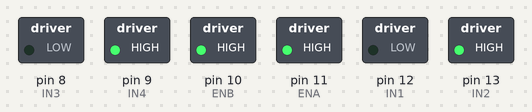
The sketch below on a simulated Arduino Uno, built with avr-gcc and run on an emulated ATmega328P. Shown: switched loads named in the sketch (green lamp = pin HIGH).

Above: at 0.1 s.
Timing chart, 0 to 1.6 s (numbered marks = the images above):
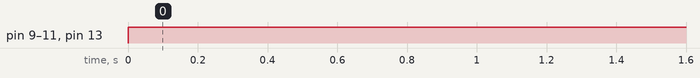

Measured:
- by itself, pin 9 (IN4), pin 10 (ENB), pin 11 (ENA), pin 13 (IN2): LOW → HIGH at 0.00 s

The sketch:

Arduino_Motordrive.ino
```cpp
void setup()
{

  pinMode(8, OUTPUT);  //IN3
  pinMode(9, OUTPUT);  //IN4
  pinMode(10, OUTPUT);  //ENB
  pinMode(11, OUTPUT);  //ENA
  pinMode(12, OUTPUT);  //IN1
  pinMode(13, OUTPUT);  //IN2


}

void loop()
{
  digitalWrite(13, HIGH);
  digitalWrite(12, LOW);
  digitalWrite(9, HIGH);
  digitalWrite(8, LOW);
  analogWrite(10, 255);
  analogWrite(11, 255);

}
```
